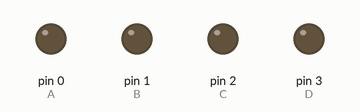
Bench run of a sketch on a simulated Arduino Uno, built with avr-gcc and run on an emulated ATmega328P. Shown: output pins drawn as LEDs (lit = HIGH).

Above: at 1.0 s.
At 3.0 s:
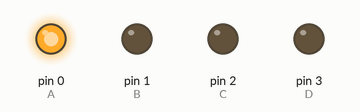
At 5.0 s:
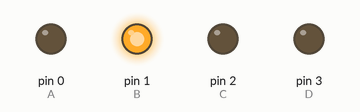
At 9.0 s:
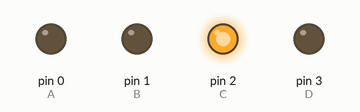
At 13.0 s:
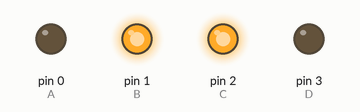
At 17.0 s:
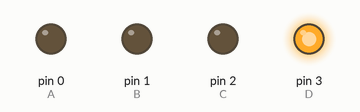
Timing chart, 0 to 20.7 s (numbered marks = the images above):
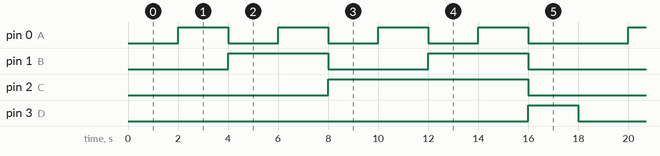

Measured:
- by itself, pin 0 (A): goes 3 × (HIGH 2.0 s, LOW 2.0 s), HIGH 2.0 s, LOW 4.0 s, 3 × (HIGH 2.0 s, LOW 2.0 s), HIGH 2.0 s, LOW 4.0 s, then HIGH
- by itself, pin 1 (B): LOW → HIGH at 4.0 s, → LOW 4.0 s later, → HIGH 4.0 s later, → LOW 4.0 s later, … (8 changes in this stretch)
- by itself, pin 2 (C): alternates HIGH for 8.0 s and LOW for 10.0 s
- by itself, pin 3 (D): alternates HIGH for 2.0 s and LOW for 16.0 s

The sketch:

arduino-counter.ino
```cpp
int A = 0;
int B = 1;
int C = 2;
int D = 3;
//int A0 = 0;
int Counter =  0;

void setup() {
  // put your setup code here, to run once:
  pinMode(A,OUTPUT);
  pinMode(B,OUTPUT);
  pinMode(C,OUTPUT);
  pinMode(D,OUTPUT);

}

void loop() {
  // put your main code here, to run repeatedly:
  //Counter += digitalRead(A0);
  randomNumbers();
}

void writeNumber(int a, int b, int c, int d){
  digitalWrite(A,a);
  digitalWrite(B,b);
  digitalWrite(C,c);
  digitalWrite(D,d);
}

void randomNumbers(){
  writeNumber(0,0,0,0);
  delay(2000);
  writeNumber(1,0,0,0);
  delay(2000);
  writeNumber(0,1,0,0);
  delay(2000);
  writeNumber(1,1,0,0);
  delay(2000);
  writeNumber(0,0,1,0);
  delay(2000);
  writeNumber(1,0,1,0);
  delay(2000);
  writeNumber(0,1,1,0);
  delay(2000);
  writeNumber(1,1,1,0);
  delay(2000);
  writeNumber(0,0,0,1);
  delay(2000);
  writeNumber(1,0,0,1);
}
```
